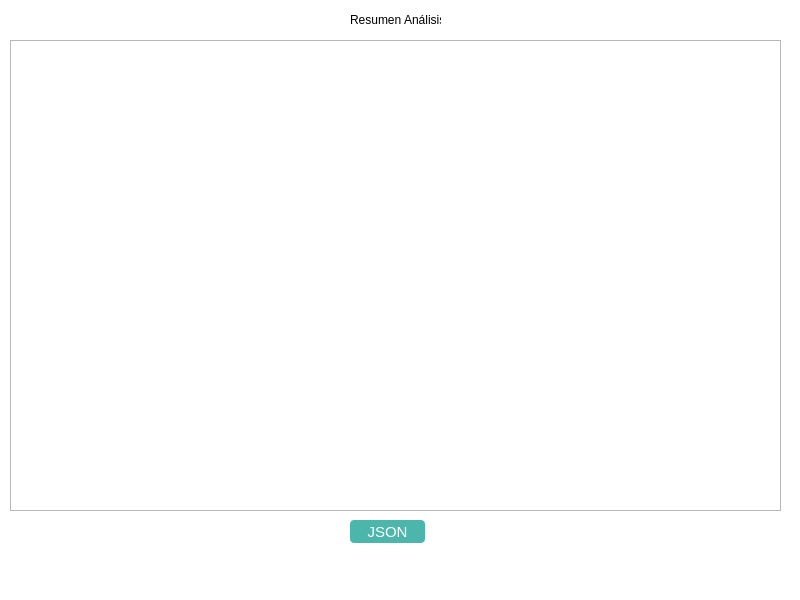
<?xml version="1.0" encoding="UTF-8"?>
<ui version="4.0">
 <class>Analisis</class>
 <widget class="QMainWindow" name="Analisis">
  <property name="geometry">
   <rect>
    <x>0</x>
    <y>0</y>
    <width>800</width>
    <height>600</height>
   </rect>
  </property>
  <property name="windowTitle">
   <string>MainWindow</string>
  </property>
  <property name="styleSheet">
   <string notr="true">/*Cambiamos el color de la ventana*/
	QMainWindow{
		background-color: #FFFFFF;
	}

	/*Estilos para el botón*/
	QPushButton{
		background-color: #4db6ac;
		border-radius: 4px;
		color: #fff;
		font-family: 'Roboto';
		font-size: 15px;
	}
	
	/*Definimos el estilo para un efecto hover sobre el botón,
	este cambiará su background cuando pasemos el mouse por
	encima*/
	QPushButton:hover{
	background-color: #018786;
	}

	/*Definimos los estilos para los QLineEdit*/
	QLineEdit{
		border-radius: 3px;
		border: 2px solid #00796b;
	}


	
	/*Definimos el estilo para un efecto hover sobre el botón,
	este cambiará su background cuando pasemos el mouse por
	encima*/
	

	/*Definimos los estilos para los QLabel*/
	QLabel{
		font-family: 'Roboto';
	}

	/*Definimos los estilos para los QLabels cuyos nombres son
	'label_usuario' y 'label-password'*/
	#label_usuario, #label_password{
		font-size: 17px;
		color: #212121;
	}
	
	/*Estilo para el QLable cuyo nombre es #label_login*/
	#label_titulo{
		font-size:15px;
		color: #000000;
	}</string>
  </property>
  <widget class="QWidget" name="centralwidget">
   <widget class="QLabel" name="titulo">
    <property name="geometry">
     <rect>
      <x>350</x>
      <y>10</y>
      <width>91</width>
      <height>20</height>
     </rect>
    </property>
    <property name="text">
     <string>Resumen Análisis</string>
    </property>
   </widget>
   <widget class="QListWidget" name="listWidget">
    <property name="geometry">
     <rect>
      <x>10</x>
      <y>40</y>
      <width>771</width>
      <height>471</height>
     </rect>
    </property>
   </widget>
   <widget class="QPushButton" name="bjson">
    <property name="geometry">
     <rect>
      <x>350</x>
      <y>520</y>
      <width>75</width>
      <height>23</height>
     </rect>
    </property>
    <property name="text">
     <string>JSON</string>
    </property>
   </widget>
  </widget>
 </widget>
 <resources/>
 <connections/>
</ui>
